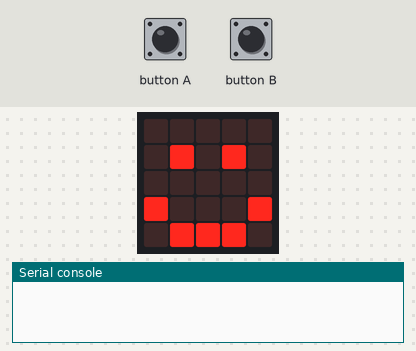
A program run on a simulated BBC micro:bit running MicroPython. Parts: the board's 5×5 LED display, the last lines printed to the serial console. The test bench sets the inputs (shaded band).

Above: at 0.62 s.
1.3 s: button A pressed for 3.2 s
At 4.5 s:
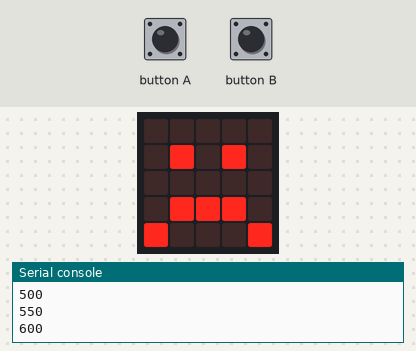
6.0 s: button B pressed for 3.2 s
At 6.8 s:
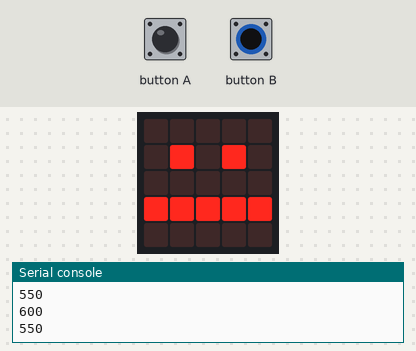
Timing chart, 0 to 9.0 s (numbered marks = the images above; inputs shaded):
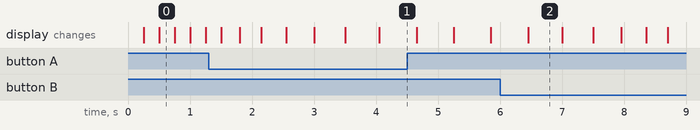

Measured:
- what the display in image 2 shows lasts 0.5 s, from 6.5 s to 7.0 s

The program:

caritas_v2.py
```python
# Imports go at the top
from microbit import *

images = (Image('00000:'
                       '09090:'
                       '00000:'
                       '09990:'
                       '90009'),
          Image('00000:'
                       '09090:'
                       '00000:'
                       '99999:'
                       '00000'),
          Image('00000:'
                       '09090:'
                       '00000:'
                       '90009:'
                       '09990'))

retardo = 250
n = 0
# Code in a 'while True:' loop repeats forever
while True:
    if button_a.is_pressed():
        retardo += 50
        print(retardo)
    if button_b.is_pressed() and retardo>0:
        retardo -= 50
        print(retardo)
    display.show(images[n % len(images)])
    sleep(retardo)
    n += 1
```
